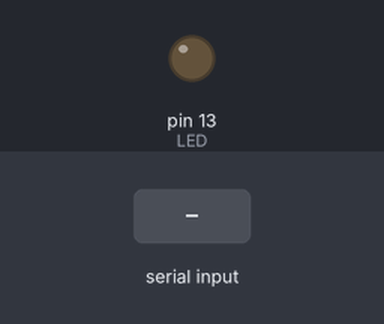
A sketch run on a simulated Arduino Uno, built with avr-gcc and run on an emulated ATmega328P. Shown: output pins drawn as LEDs (lit = HIGH). Inputs (shaded band) come from the test bench.

Above: at 1.4 s.
1.5 s: "1" received over the second serial link
At 2.7 s:
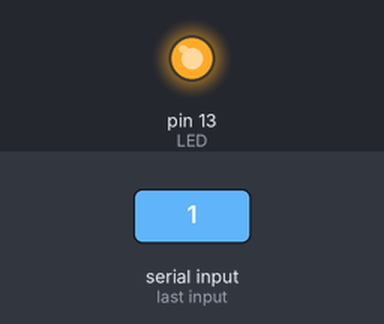
Timing chart, 0 to 4.5 s (numbered marks = the images above; inputs shaded):
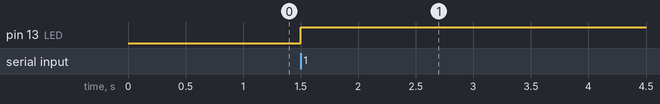

Measured:
- after the input at 1.5 s, pin 13 (LED): LOW → HIGH at once

The sketch:

bluetooth-hc-06-toggleLED.ino
```cpp
#include <SoftwareSerial.h>

SoftwareSerial bluetooth(8, 9);
/* 接收腳, 傳送腳 */
/* RX, TX */

unsigned long previousMillis = 0; /* will store last time */
const long interval = 500; /* interval at which to delay */
static uint32_t tmp; /* increment this */

void setup() {
  pinMode(13, OUTPUT); /* for LED status */
  bluetooth.begin(9600); /* start the bluetooth uart at 9600 which is its default */
  delay(200); /* wait for voltage stabilize */
}

void loop() {
  if (bluetooth.available()) { /* check if anything in UART buffer */
    if(bluetooth.read() == '1'){ /* did we receive this character? */
       digitalWrite(13,!digitalRead(13)); /* if so, toggle the onboard LED */
    }
  }

  unsigned long currentMillis = millis();
  if (currentMillis - previousMillis >= interval) {
    previousMillis = currentMillis;
    bluetooth.print(tmp++); /* print this to bluetooth module */
  }
}
```
